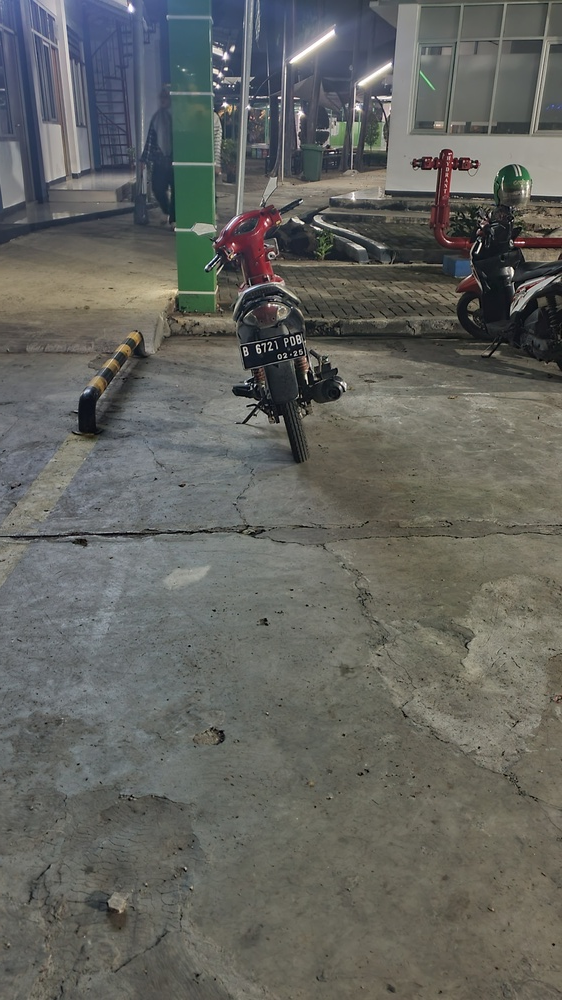
#> input picture PlatMotorJauh.jpg, 562 x 1000 px, shrunk from 2268 x 4032 before the run
$ jupyter execute 'UAS PA_PC_Deteksi Plat Nomor.ipynb'
#> lines starting #> are read from the running program, lines starting #| are printed output that depends on the picture; after the words box and inside, x2 and y2 are one past the last pixel; in counts of white or black regions, pixels touching at a corner belong together
[cell 1]
import cv2
import numpy as np
from matplotlib import pyplot as plt

[cell 2]
def detect_license_plate(image_path):
    # Membaca gambar asli
#> called with image_path = 'PlatMotorJauh.jpg'
    image = cv2.imread(image_path)
#> image is the input picture: shape (1000, 562, 3); mean B, G, R 95.8, 100.3, 99.4

    # Mengubah gambar menjadi ke skala abu-abu
    gray = cv2.cvtColor(image, cv2.COLOR_BGR2GRAY)
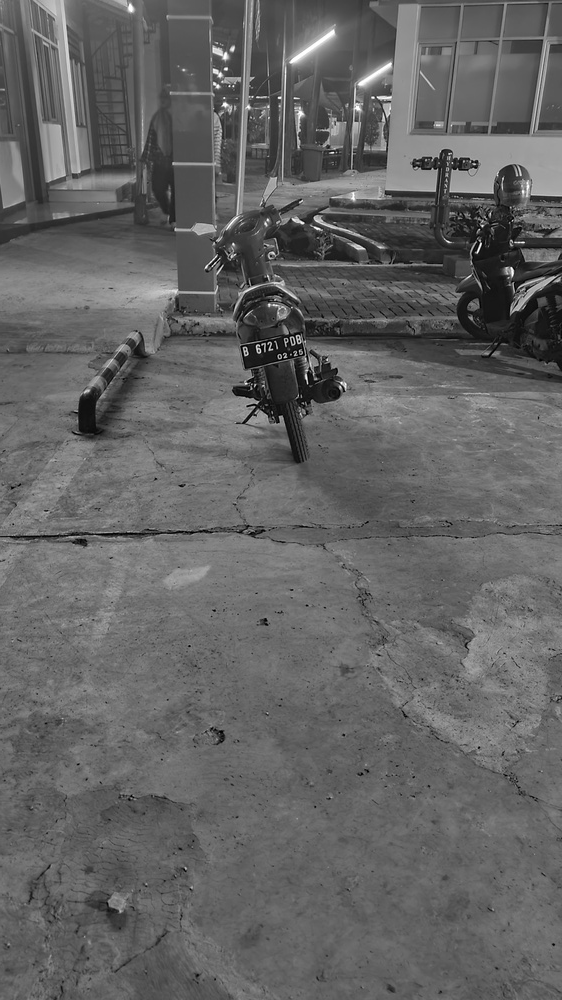
#> gray: shape (1000, 562); min 0, max 255, mean 99.5

    # Perform edge detection
    edges = cv2.Canny(gray, 70, 500)
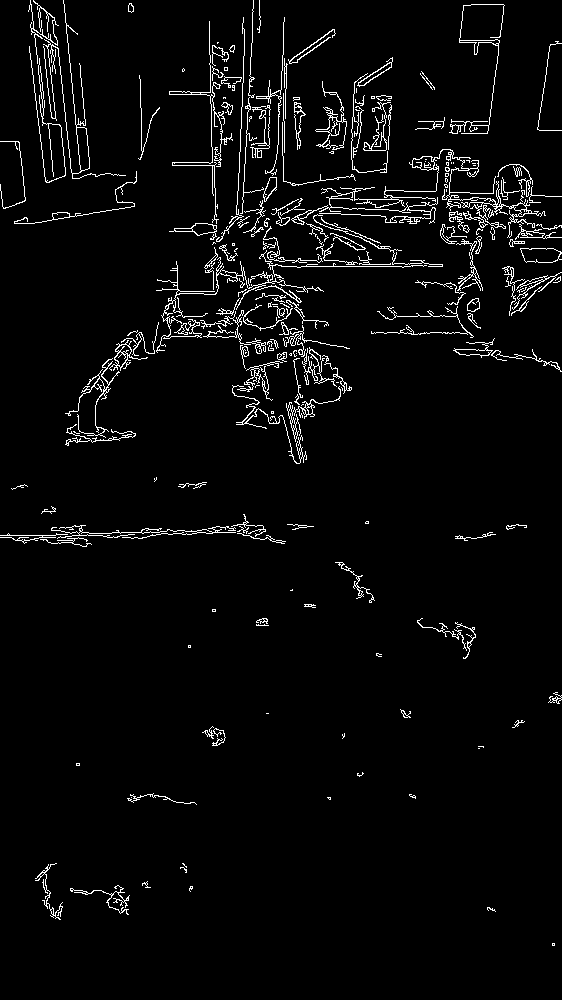
#> edges: shape (1000, 562); 3.6% white in thin lines or dots

    # Melakukan operasi morfologi untuk meningkatkan tepi
    kernel = cv2.getStructuringElement(cv2.MORPH_RECT, (5, 5))
    edges  = cv2.morphologyEx(edges, cv2.MORPH_CLOSE, kernel)
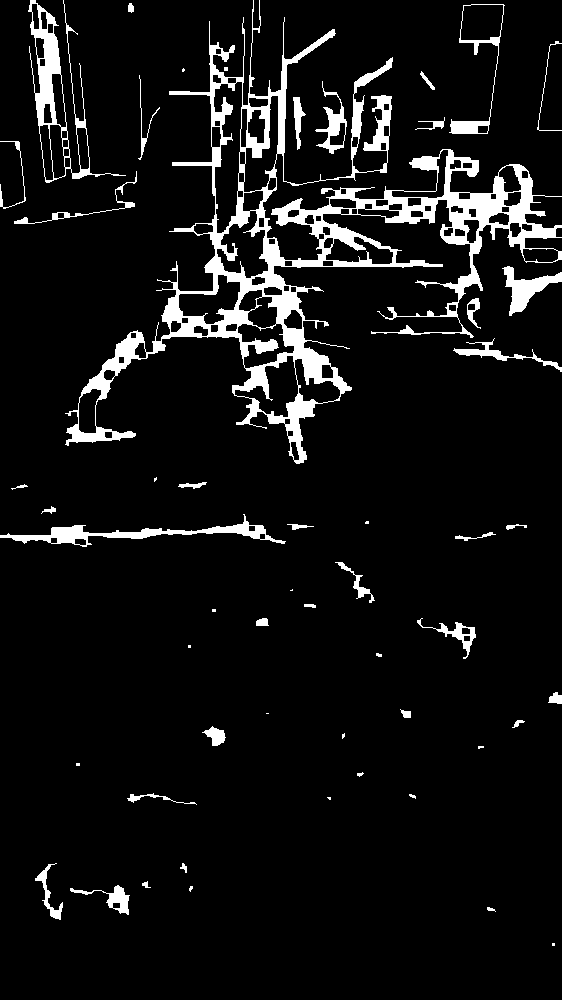
#> edges: shape (1000, 562); 7.4% white; 53 white regions (15 under 20 px)

    # Untuk Temukan kontur plat nomor
    contours, _ = cv2.findContours(edges, cv2.RETR_EXTERNAL, cv2.CHAIN_APPROX_SIMPLE)
#> contours = 53 contours, 21 with area under 20; largest, box (x1, y1, x2, y2) and area: (65, 0, 562, 464) 46903, (28, 0, 126, 183) 4804, (449, 4, 505, 134) 2024, (0, 514, 286, 547) 1881, (502, 266, 562, 316) 996

    # Filter and sort the contours berdasarkan areanya
    contours = sorted(contours, key=cv2.contourArea, reverse=True)[:1]
#> contours = 1 contour; box (x1, y1, x2, y2) and area: (65, 0, 562, 464) 46903

    # Iterate over the contours and draw bounding rectangles around the license plates
    for contour in contours:
        x, y, w, h = cv2.boundingRect(contour)
        w = 300  # Panjang
        h = 150  # Lebar
        cv2.rectangle(image, (x, y), (x + w, y + h), (0, 255, 0), 3)

        # Untuk Pangkas wilayah plat nomor
        plate_image = image[y:y + h, x:x + w]
        plate_binary = gray[y:y + h, x:x + w]
        plate_edges = edges[y:y + h, x:x + w]
#> this loop made 1 pass
#> (x, y) on pass 1: (65, 0)
#> pass 1, in detect_license_plate, `plate_image = image[y:y + h, x:x + w]`:
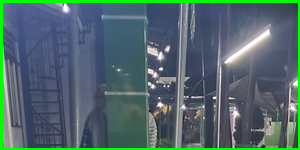
#> plate_image: shape (150, 300, 3); mean B, G, R 107.8, 104.2, 80.9
#> pass 1, in detect_license_plate, `plate_binary = gray[y:y + h, x:x + w]`:
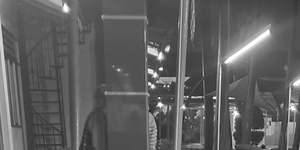
#> plate_binary: shape (150, 300); min 20, max 255, mean 95.3
#> pass 1, in detect_license_plate, `plate_edges = edges[y:y + h, x:x + w]`:
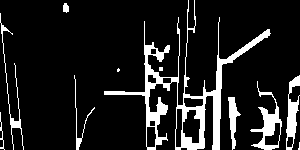
#> plate_edges: shape (150, 300); 12.2% white; 11 white regions (3 under 20 px), largest, box (x1, y1, x2, y2) and area: (104, 0, 271, 150) 3427, (250, 81, 282, 150) 643, (286, 75, 300, 150) 504
#> after the loop:
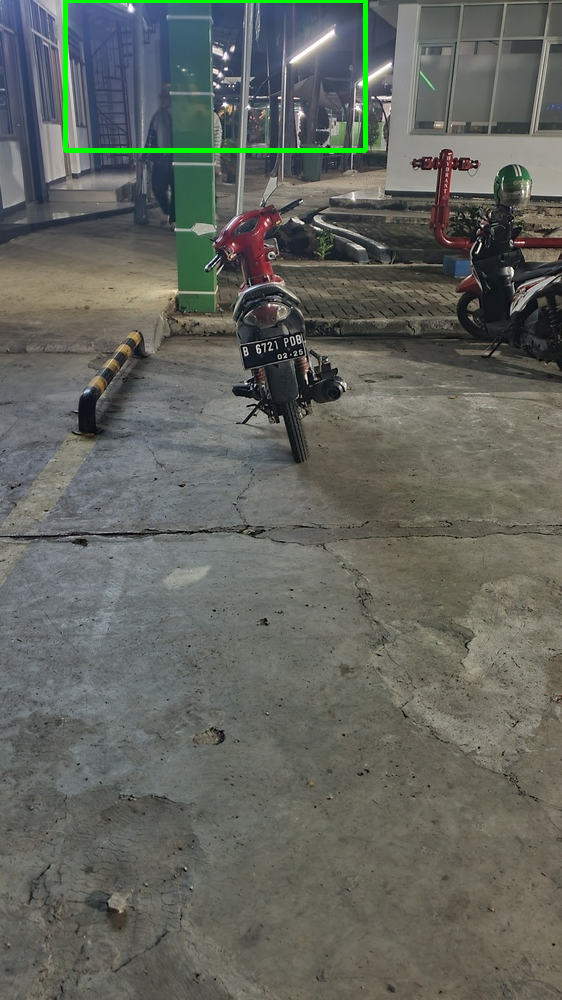
#> image: shape (1000, 562, 3); 0.69% of pixels changed, all inside (x1, y1, x2, y2) = (63, 0, 368, 153)

    # Menampilkan the original image, detected license plate, binary image, and edges image
    plt.figure(figsize=(10, 10))

    # Original image
    plt.subplot(2, 2, 1)
    plt.imshow(cv2.cvtColor(image, cv2.COLOR_BGR2RGB))
    plt.title("Original Image")


    # Plat nomor terdeteksi
    plt.subplot(2, 2, 2)
    plt.imshow(cv2.cvtColor(plate_image, cv2.COLOR_BGR2RGB))
    plt.title("Plat Terdeteksi")


    # Binary image
    plt.subplot(2, 2, 3)
    plt.imshow(plate_binary, cmap="gray")
    plt.title("Binary Image")


    # Edges image
    plt.subplot(2, 2, 4)
    plt.imshow(cv2.cvtColor(plate_edges, cv2.COLOR_BGR2RGB))
    plt.title("Edges Image")


    # Show the plots
    plt.tight_layout()
    plt.show()
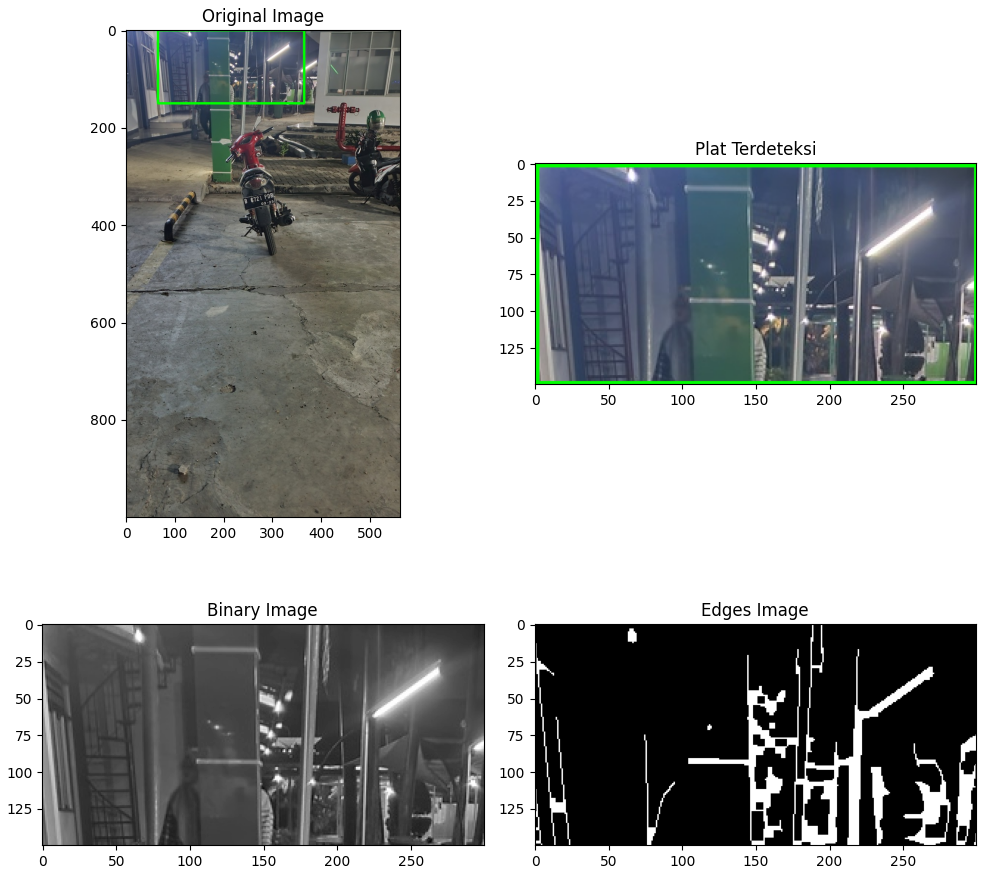
#> figure drawn by matplotlib, 4 panels

# Path to the image
image_path = "PlatMotorJauh.jpg"

# Call the function to detect the license plate
detect_license_plate(image_path)

$ run again, with PlatMotor.jpg copied over PlatMotorJauh.jpg
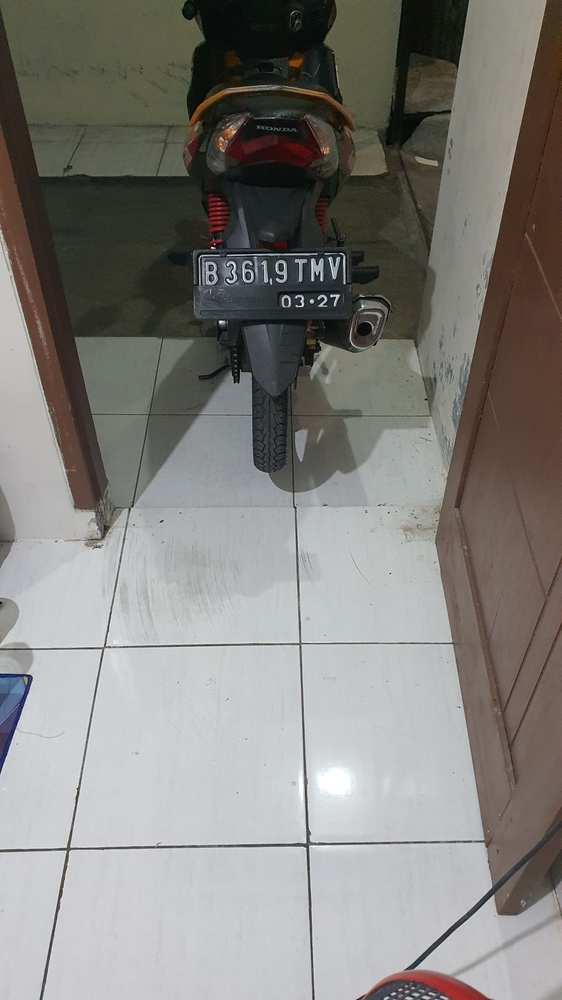
#> input picture PlatMotor.jpg, 562 x 1000 px, shrunk from 2268 x 4032 before the run
#> in detect_license_plate, image is the input picture: shape (1000, 562, 3); mean B, G, R 125.7, 129.4, 131.1
#> in detect_license_plate, `edges  = cv2.morphologyEx(edges, cv2.MORPH_CLOSE, kernel)`:
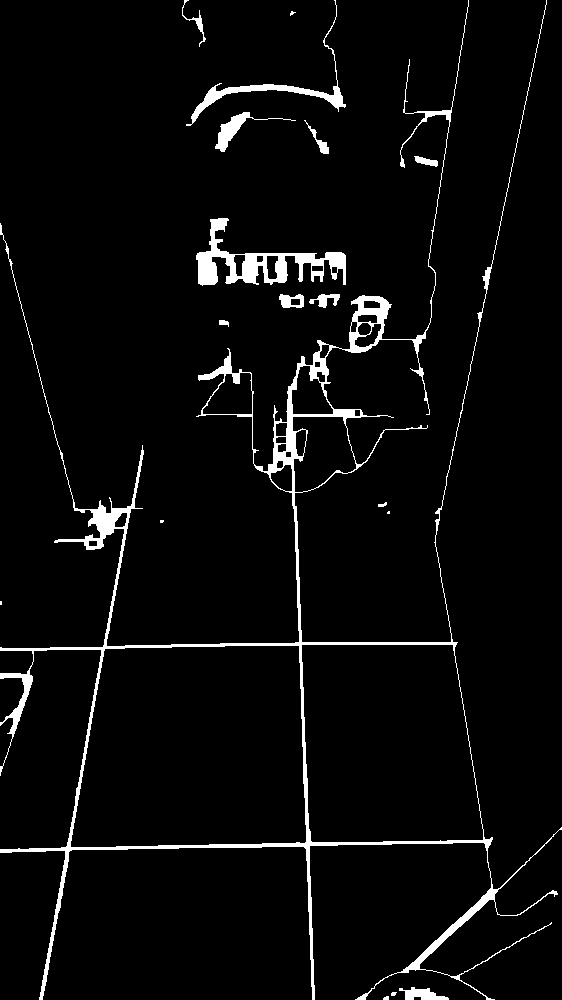
#> edges: shape (1000, 562); 4.1% white; 18 white regions (5 under 20 px)
#> in detect_license_plate, `contours, _ = cv2.findContours(edges, cv2.RETR_EXTERNAL, cv2.CHAIN_APP..`: contours = 18 contours, 7 with area under 20; largest, box (x1, y1, x2, y2) and area: (0, 0, 562, 1000) 94382, (196, 218, 346, 286) 3274, (186, 0, 346, 126) 1080, (215, 112, 296, 152) 509, (399, 987, 449, 1000) 304
#> in detect_license_plate, `contours = sorted(contours, key=cv2.contourArea, reverse=True)[:1]`: contours = 1 contour; box (x1, y1, x2, y2) and area: (0, 0, 562, 1000) 94382
#> the loop in detect_license_plate, `for contour in contours:` made 1 pass
#> (x, y) on pass 1: (0, 0)
#> in detect_license_plate, `plt.show()`:
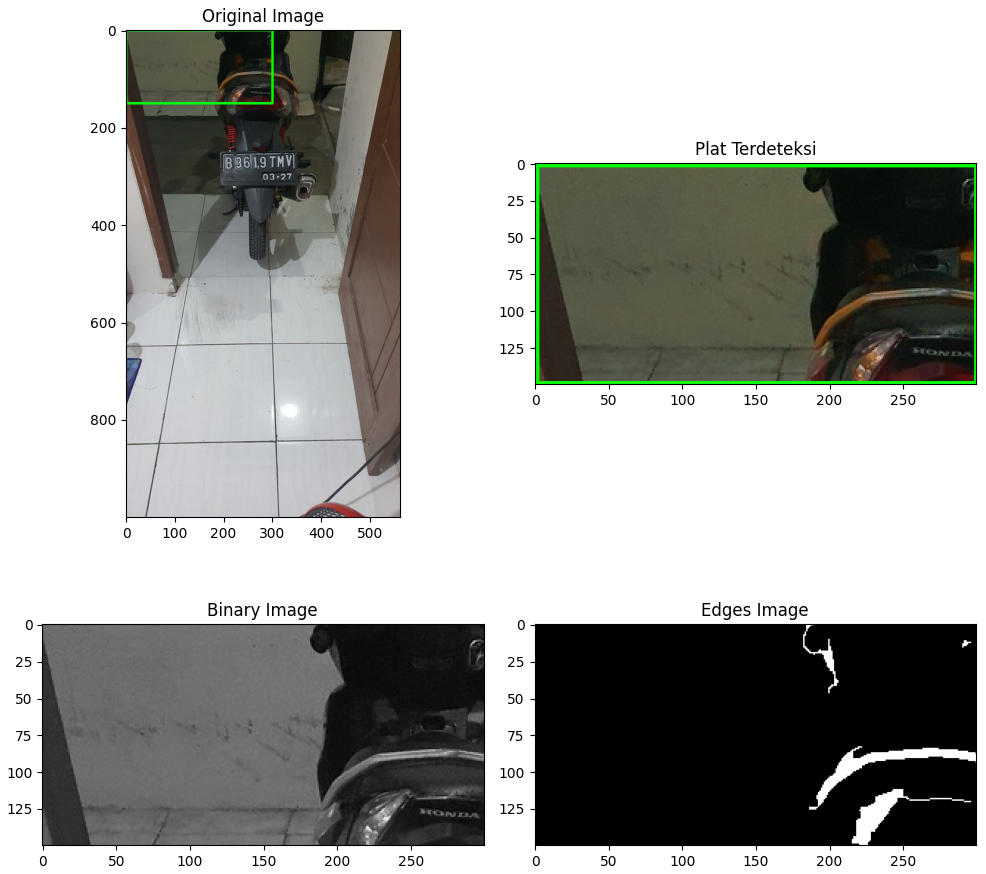
#> figure drawn by matplotlib, 4 panels
